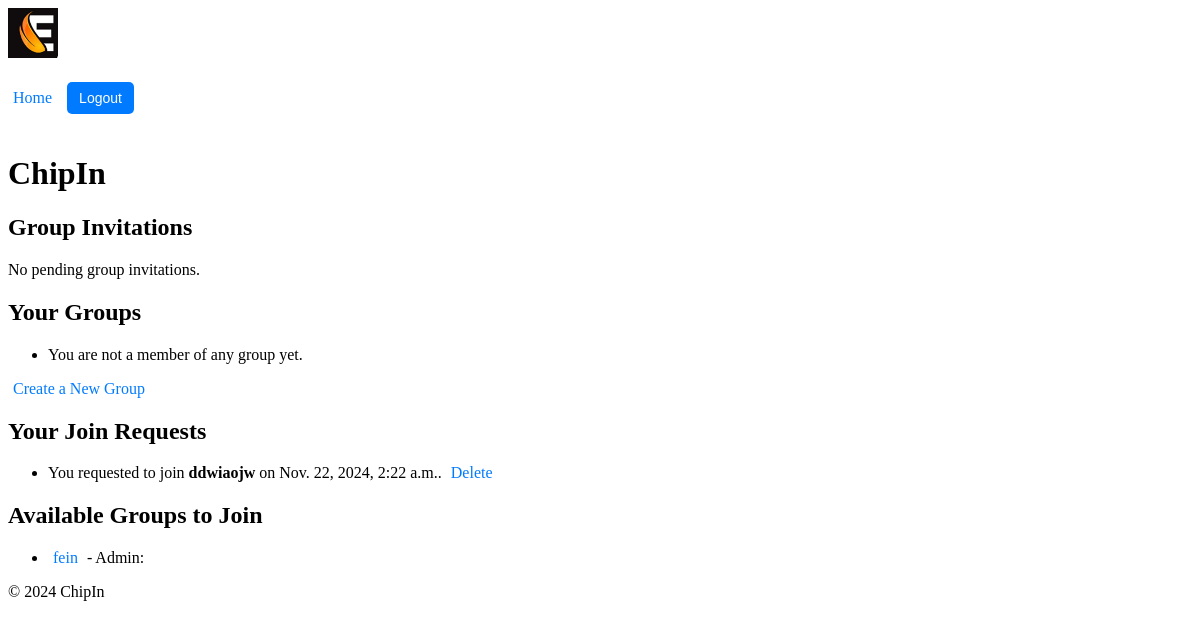
Before: /chipin/ (signed in) with the older database file.
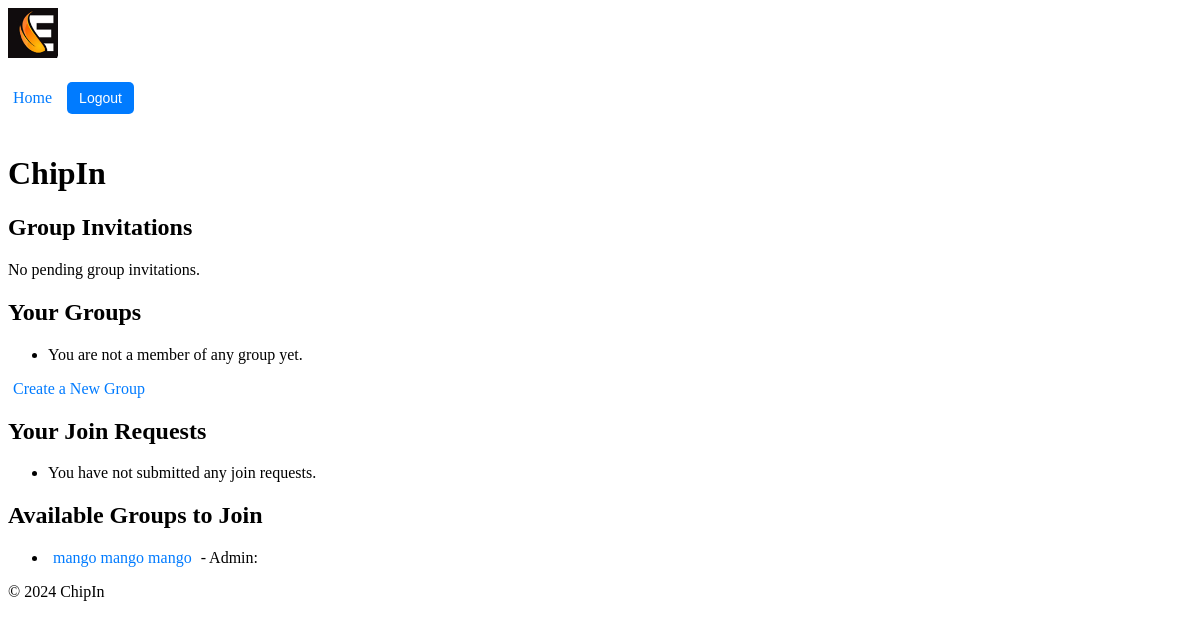
After: the same page with the newer database file.
### chipin/models.py (models this page shows, shortened)
class GroupJoinRequest(models.Model):
    user = models.ForeignKey(User, on_delete=models.CASCADE)
    group = models.ForeignKey(Group, on_delete=models.CASCADE, related_name='join_requests')
    is_approved = models.BooleanField(default=False)
    votes = models.ManyToManyField(User, related_name='votes', blank=True)  # Tracks users who voted
    created_at = models.DateTimeField(auto_now_add=True)

class Group(models.Model):
    name = models.CharField(max_length=100)
    admin = models.ForeignKey(User, on_delete=models.CASCADE, related_name='admin_groups')
    members = models.ManyToManyField(User, related_name='group_memberships', blank=True)
    invited_users = models.ManyToManyField(User, related_name='pending_invitations', blank=True)

### chipin/views.py (the view)
# urls.py: path("", views.home, name="home"),
@login_required
def home(request):
    user = request.user
    pending_invitations = user.pending_invitations.all() # Get pending group invitations for the current user
    user_groups = user.group_memberships.all()  # Get groups the user is a member of
    user_join_requests = GroupJoinRequest.objects.filter(user=user)  # Get join requests sent by the user
    available_groups = Group.objects.exclude(members=user).exclude(join_requests__user=user) # Get groups the user is not a member of and the user has not requested to join
    context = {
        'pending_invitations': pending_invitations,
        'user_groups': user_groups,
        'user_join_requests': user_join_requests,
        'available_groups': available_groups
    }
    return render(request, 'chipin/home.html', context)

### chipin/context_processors.py (called while the page is built)
def user_profile(request):
    if request.user.is_authenticated:
        try:
            return {'nickname': request.user.profile.nickname}
        except Profile.DoesNotExist:
            return {'nickname': request.user.username}  # Fallback to username if no profile exists
    return {}

### chipin/templates/chipin/home.html (shortened to what this page needs)
{% extends 'chipin/base.html' %}
{% load static %}
{% block content %}
    <h1>ChipIn</h1>
    <h2>Group Invitations</h2>
    <div class="invitation-notification">
        {% if pending_invitations %}
            <ul>
                {% for group in pending_invitations %}
                    <li>
                        You have been invited to join <strong>{{ group.name }}</strong>.
                        <a href="{% url 'chipin:accept_invite' group.id %}?user_id={{ request.user.id }}">Accept</a>
                    </li>
                {% empty %}
                    <li>No pending group invitations.</li>
                {% endfor %}
            </ul>
        {% else %}
            <p>No pending group invitations.</p>
        {% endif %}
    </div>
    <h2>Your Groups</h2>
    <ul>
        {% for group in user.group_memberships.all %}
        <li>
            <a href="{% url 'chipin:group_detail' group.id %}">{{ group.name }}</a>
            {% if group.admin == request.user %}
                <a href="{% url 'chipin:delete_group' group.id %}" onclick="return confirm('Are you sure you want to delete this group?');">Delete</a>
            {% else %}
                <a href="{% url 'chipin:leave_group' group.id %}" onclick="return confirm('Are you sure you want to leave this group?');">Leave</a>
            {% endif %}
        </li>
        {% empty %}
        <li>You are not a member of any group yet.</li>
        {% endfor %}
    </ul>
    <a href="{% url 'chipin:create_group' %}">Create a New Group</a>
    <h2>Your Join Requests</h2>
    <ul>
        {% for join_request in user_join_requests %}
        <li>
            You requested to join <strong>{{ join_request.group.name }}</strong> on {{ join_request.created_at }}.
            <a href="{% url 'chipin:delete_join_request' join_request.id %}" onclick="return confirm('Are you sure you want to delete this join request?');">Delete</a>
        </li>
        {% empty %}
        <li>You have not submitted any join requests.</li>
        {% endfor %}
    </ul>
    <h2>Available Groups to Join</h2>
    <ul>
        {% for group in available_groups %}
        <li>
            <a href="{% url 'chipin:group_detail' group.id %}">{{ group.name }}</a>
            <span>- Admin: {{ group.admin.profile.nickname }}</span>
        </li>
        {% empty %}
        <li>No groups available to join.</li>
        {% endfor %}
    </ul>
{% endblock %}

### chipin/templates/chipin/base.html (shortened to what this page needs)
{% load static %}
<!DOCTYPE html>
<html lang="en">
<head>
    <link rel="stylesheet" href="{% static 'chipin/styles.css' %}">
</head>
<body>
    <header>
        <div class="logo">
            <img src="{% static 'chipin/logo_90.jpg' %}" alt="ChipIn Logo">
        </div>
        <div class="user-info">
            {% if request.user.is_authenticated %}
                <a href="{% url 'chipin:home' %}">Home</a>
                <form action="{% url 'users:logout' %}" method="post">
                    <button type="submit">Logout</button>
                </form>
            {% else %}
                <a href="{% url 'users:login' %}">Login</a> <a href="{% url 'users:register' %}">Register</a>
            {% endif %}
        </div>
    </header>
    <main>
        {% block content %}
        {% endblock %}
    </main>
    <footer>
        <p>&copy; 2024 ChipIn</p>
    </footer>
</body>
</html>

### chipin/static/chipin/styles.css (style rules this page uses)
.logo img { max-height: 50px; }
.user-info { display: flex; align-items: center; font-size: 16px; }
.user-info button { background-color: #007BFF; color: white; border: none; padding: 8px 12px; cursor: pointer; border-radius: 5px; font-size: 14px; }
button { background-color: #28a745; color: white; border: none; padding: 10px 15px; cursor: pointer; border-radius: 5px; font-size: 14px; margin-top: 20px; margin-bottom: 20px; }
a { color: #007BFF; text-decoration: none; padding: 5px }

Changed rows visible on the page:
removed GroupJoinRequest: group.name "ddwiaojw", created_at "Nov. 22, 2024, 2:22 a.m."
removed Group: name "fein"
added Group: name "mango mango mango"
Other visible differences:
text now shown: "You have not submitted any join requests."
